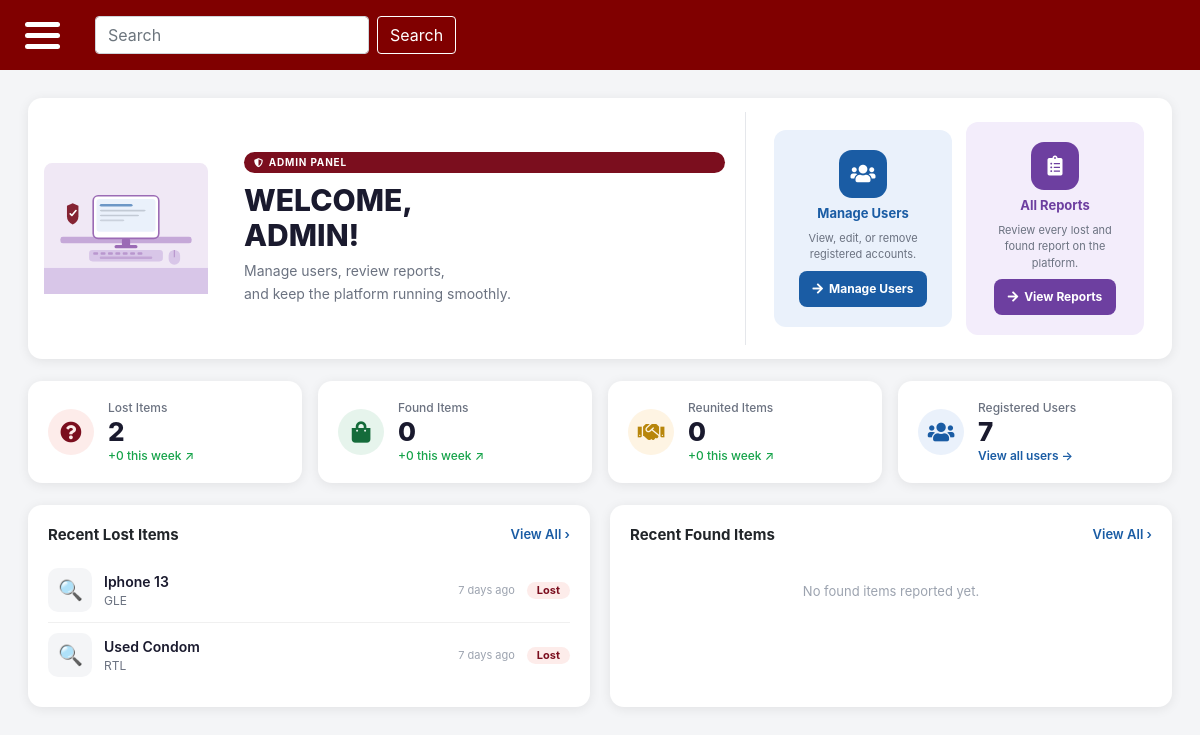
/admin-dashboard.php (signed in), run on the app's committed database.
### tables this page shows
CREATE TABLE `users` (
  `user_id` int(11) NOT NULL,
  `full_name` varchar(255) DEFAULT NULL,
  `institutionalEmail` varchar(255) DEFAULT NULL,
  `password` varchar(255) NOT NULL,
  `is_admin` tinyint(1) DEFAULT 0
);

CREATE TABLE `posts` (
  `post_id` int(11) NOT NULL,
  `user_id` int(11) DEFAULT NULL,
  `location_id` int(11) DEFAULT NULL,
  `category_id` int(11) DEFAULT NULL,
  `dropOff_id` int(11) DEFAULT NULL,
  `type` varchar(255) DEFAULT NULL,
  `itemName` varchar(255) DEFAULT NULL,
  `publicDescription` varchar(255) DEFAULT NULL,
  `privateDetails` varchar(255) DEFAULT NULL,
  `currentStatus` varchar(20) DEFAULT 'PENDING',
  `dateReported` datetime DEFAULT current_timestamp(),
  `expirationDate` datetime DEFAULT NULL
);

CREATE TABLE `location` (
  `location_id` int(11) NOT NULL,
  `locationName` varchar(255) NOT NULL,
  `zone` varchar(100) NOT NULL
);

### admin-dashboard.php (the view, shortened to what this page needs)
<?php
require_once 'connect.php';
$user_id = $_SESSION['userID'];
$stmt = $connection->prepare("SELECT full_name, institutionalEmail FROM users WHERE user_id = ?");
$stmt->bind_param("i", $user_id);
$stmt->execute();
$user = $stmt->get_result()->fetch_assoc();
$lostCount     = $connection->query("SELECT COUNT(*) AS c FROM posts WHERE type='LOST'")->fetch_assoc()['c'] ?? 0;
$foundCount    = $connection->query("SELECT COUNT(*) AS c FROM posts WHERE type='FOUND'")->fetch_assoc()['c'] ?? 0;
$reunitedCount = $connection->query("SELECT COUNT(*) AS c FROM posts WHERE currentStatus='REUNITED'")->fetch_assoc()['c'] ?? 0;
$userCount     = $connection->query("SELECT COUNT(*) AS c FROM users WHERE is_admin = 0")->fetch_assoc()['c'] ?? 0;
$lostWeek     = $connection->query("SELECT COUNT(*) AS c FROM posts WHERE type='LOST'  AND dateReported >= NOW() - INTERVAL 7 DAY")->fetch_assoc()['c'] ?? 0;
$foundWeek    = $connection->query("SELECT COUNT(*) AS c FROM posts WHERE type='FOUND' AND dateReported >= NOW() - INTERVAL 7 DAY")->fetch_assoc()['c'] ?? 0;
$reunitedWeek = $connection->query("SELECT COUNT(*) AS c FROM posts WHERE currentStatus='REUNITED' AND dateReported >= NOW() - INTERVAL 7 DAY")->fetch_assoc()['c'] ?? 0;
$recentLostResult = $connection->query("
    SELECT p.post_id, p.itemName, p.dateReported, p.currentStatus, l.locationName
    FROM posts p
    LEFT JOIN location l ON p.location_id = l.location_id
    WHERE p.type = 'LOST'
    ORDER BY p.dateReported DESC
    LIMIT 3
");
$recentLost = $recentLostResult ? $recentLostResult->fetch_all(MYSQLI_ASSOC) : [];
$recentFoundResult = $connection->query("
    SELECT p.post_id, p.itemName, p.dateReported, p.currentStatus, l.locationName
    FROM posts p
    LEFT JOIN location l ON p.location_id = l.location_id
    WHERE p.type = 'FOUND'
    ORDER BY p.dateReported DESC
    LIMIT 3
");
$recentFound = $recentFoundResult ? $recentFoundResult->fetch_all(MYSQLI_ASSOC) : [];
function timeAgo($datetime) {
    $diff = time() - strtotime($datetime);
    return floor($diff / 86400) . ' days ago';
}
?>
<?php include 'header_footer/main-header.php'; ?>
<link rel="stylesheet" href="https://cdnjs.cloudflare.com/ajax/libs/font-awesome/5.15.4/css/all.min.css">
<div class="layout">
    <?php require_once 'admin-side-menu.php'; ?>
    <div class="main-content">
        <div class="db-wrap">
            <div class="hero-card">
                <div class="hero-illus">
                </div>
                <div class="hero-text">
                    <div class="admin-chip"><i class="fas fa-shield-alt"></i> Admin Panel</div>
                    <h1>WELCOME,<br><?= strtoupper(htmlspecialchars($user['full_name'] ?? 'ADMIN')) ?>!</h1>
                    <p>Manage users, review reports,<br>and keep the platform running smoothly.</p>
                </div>
                <div class="hero-actions">
                    <div class="act-card blue">
                        <div class="act-icon blue"><i class="fas fa-users"></i></div>
                        <h3 class="blue">Manage Users</h3>
                        <p>View, edit, or remove registered accounts.</p>
                        <a href="manage-users.php" class="btn-act blue">
                            <i class="fas fa-arrow-right"></i> Manage Users
                        </a>
                    </div>
                    <div class="act-card purple">
                        <div class="act-icon purple"><i class="fas fa-clipboard-list"></i></div>
                        <h3 class="purple">All Reports</h3>
                        <p>Review every lost and found report on the platform.</p>
                        <a href="all-reports.php" class="btn-act purple">
                            <i class="fas fa-arrow-right"></i> View Reports
                        </a>
                    </div>
                </div>
            </div>
            <div class="stats-grid">
                <div class="stat-card">
                    <div class="stat-ico red"><i class="fas fa-question-circle fa-lg"></i></div>
                    <div class="stat-info">
                        <div class="lbl">Lost Items</div>
                        <div class="num"><?= $lostCount ?></div>
                        <div class="trnd">+<?= $lostWeek ?> this week ↗</div>
                    </div>
                </div>
                <div class="stat-card">
                    <div class="stat-ico green"><i class="fas fa-shopping-bag fa-lg"></i></div>
                    <div class="stat-info">
                        <div class="lbl">Found Items</div>
                        <div class="num"><?= $foundCount ?></div>
                        <div class="trnd">+<?= $foundWeek ?> this week ↗</div>
                    </div>
                </div>
                <div class="stat-card">
                    <div class="stat-ico gold"><i class="fas fa-handshake fa-lg"></i></div>
                    <div class="stat-info">
                        <div class="lbl">Reunited Items</div>
                        <div class="num"><?= $reunitedCount ?></div>
                        <div class="trnd">+<?= $reunitedWeek ?> this week ↗</div>
                    </div>
                </div>
                <div class="stat-card">
                    <div class="stat-ico blue"><i class="fas fa-users fa-lg"></i></div>
                    <div class="stat-info">
                        <div class="lbl">Registered Users</div>
                        <div class="num"><?= $userCount ?></div>
                        <div class="val"><a href="manage-users.php">View all users &rarr;</a></div>
                    </div>
                </div>
            </div>
            <div class="recent-grid">
                <div class="rc-card">
                    <div class="rc-head">
                        <h3>Recent Lost Items</h3>
                        <a href="all-reports.php?type=lost">View All &rsaquo;</a>
                    </div>
                    <?php if (empty($recentLost)): ?>
                        <div class="empty-state">No lost items reported yet.</div>
                    <?php else: ?>
                        <?php foreach ($recentLost as $item): ?>
                        <div class="item-row">
                            <div class="item-ico">🔍</div>
                            <div class="item-info">
                                <div class="nm"><?= htmlspecialchars($item['itemName'] ?? '—') ?></div>
                                <div class="loc"><?= htmlspecialchars($item['locationName'] ?? 'Unknown location') ?></div>
                            </div>
                            <span class="item-time"><?= timeAgo($item['dateReported']) ?></span>
                            <span class="badge lost">Lost</span>
                        </div>
                        <?php endforeach; ?>
                    <?php endif; ?>
                </div>
                <div class="rc-card">
                    <div class="rc-head">
                        <h3>Recent Found Items</h3>
                        <a href="all-reports.php?type=found">View All &rsaquo;</a>
                    </div>
                    <?php if (empty($recentFound)): ?>
                        <div class="empty-state">No found items reported yet.</div>
                    <?php endif; ?>
                </div>
            </div>
        </div>
    </div>
</div>
<?php include 'header_footer/footer.php'; ?>

### css/global.css (style rules this page uses)
html, body { margin: 0; padding: 0; min-height: 100%; background-color: #f5f5f5; }
.layout { display: flex; min-height: 100vh; width: 100%; }
.main-content { flex: 1; min-height: 100vh; background-color: #f5f5f5; display: flex; flex-direction: column; }

### data on the page
users: full_name "ADMIN"
posts: itemName "Iphone 13", location.locationName "GLE", dateReported "7 days ago"
posts: itemName "Used Condom", location.locationName "RTL", dateReported "7 days ago"

### other printed values
$lostCount "2"
$lostWeek "0"
$foundCount "0"
$foundWeek "0"
$reunitedCount "0"
$reunitedWeek "0"
$userCount "7"
